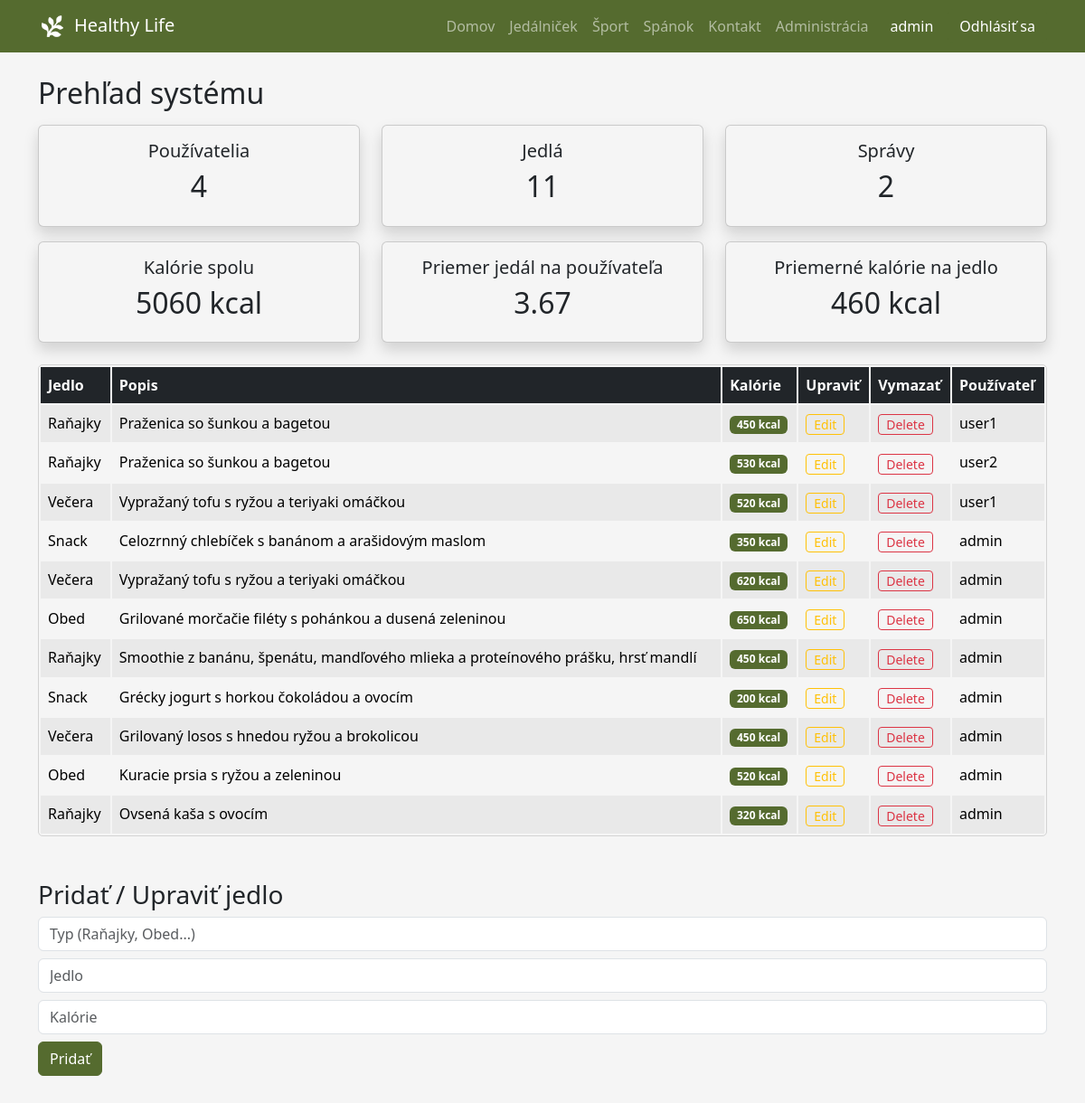
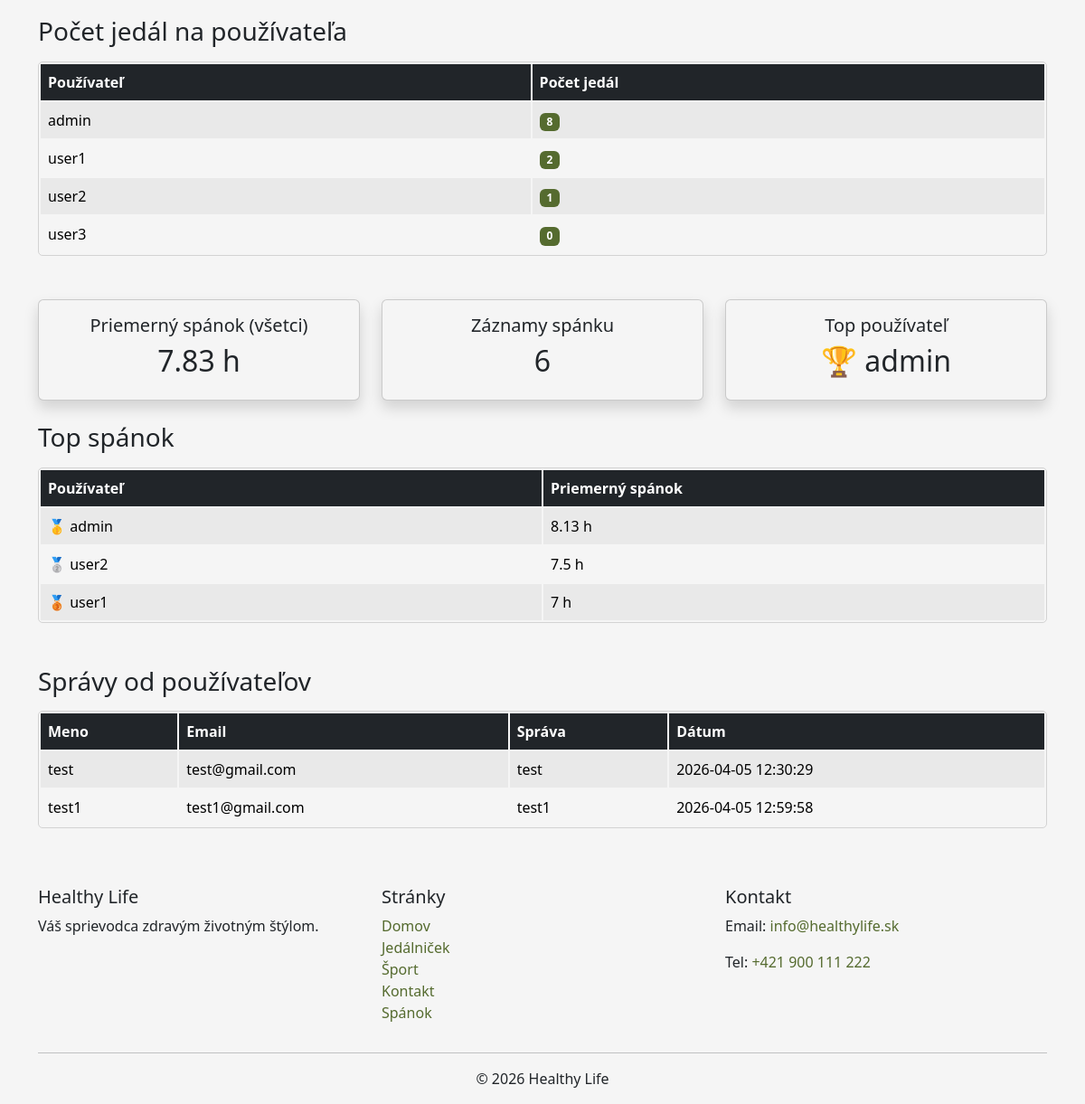
/index.php?page=admin (signed in), run on the app's committed database (2 pictures, top to bottom).
### tables this page shows
CREATE TABLE `meals` (
  `meal_id` int(11) NOT NULL,
  `meal_type` varchar(255) NOT NULL,
  `meal_description` text NOT NULL,
  `calories` int(11) NOT NULL,
  `created_at` timestamp NOT NULL DEFAULT current_timestamp(),
  `user_id` int(11) DEFAULT NULL
);

CREATE TABLE `users` (
  `user_id` int(11) NOT NULL,
  `username` varchar(50) NOT NULL,
  `password` varchar(255) NOT NULL,
  `created_at` timestamp NOT NULL DEFAULT current_timestamp(),
  `role` varchar(20) DEFAULT 'user'
);

### controllers/AdminController.php (called while the page is built, shortened)
<?php
require_once 'models/Meal.php';
require_once 'models/User.php';
require_once 'models/Sleep.php';
class AdminController {
    private $meal;
    private $user;
    public function __construct() {
        $db = new Database();
        $conn = $db->connect();
        $this->meal = new Meal($conn);
        $this->user = new User($conn);
        $this->sleep = new Sleep($conn);
    }
    public function index() {
        $editMeal = null;
        $messages = [];
        $file = 'data/messages.txt';
        if (file_exists($file)) {
            $lines = file($file, FILE_IGNORE_NEW_LINES);
            foreach ($lines as $line) {
                $parts = explode(' | ', $line);
                $data = [
                    'name' => '',
                    'email' => '',
                    'message' => '',
                    'date' => ''
                ];
                foreach ($parts as $part) {
                    if (str_starts_with($part, 'Meno:')) {
                        $data['name'] = trim(str_replace('Meno:', '', $part));
                    }
                    if (str_starts_with($part, 'Email:')) {
                        $data['email'] = trim(str_replace('Email:', '', $part));
                    }
                    if (str_starts_with($part, 'Správa:')) {
                        $data['message'] = trim(str_replace('Správa:', '', $part));
                    }
                    if (str_starts_with($part, 'Dátum:')) {
                        $date = trim(str_replace('Dátum:', '', $part));
                        $data['date'] = trim($date, '[]');
                    }
                }
                $messages[] = $data;
            }
        }
        $totalMeals = $this->meal->countAll();
        $totalUsers = $this->user->countAll();
        $totalMessages = count($messages);
        $totalCalories = $this->meal->getTotalCalories();
        $mealsPerUser = $this->meal->getMealsPerUser();
        $avgMeals = $this->meal->getAverageMealsPerUser();
        $avgCalories = $this->meal->getAverageCalories();
        $globalSleep = $this->sleep->getGlobalAverageSleep();
        $totalSleepEntries = $this->sleep->getTotalSleepEntries();
        $topSleepers = $this->sleep->getTopSleepers();
        $topSleepersArray = $topSleepers->fetchAll(PDO::FETCH_ASSOC);
        $topUser = $topSleepersArray[0] ?? null;
        if (file_exists($file)) {
            $lines = file($file, FILE_IGNORE_NEW_LINES);
            $totalMessages = count($lines);
        }
        $result = $this->meal->getAllAdmin();
        require 'views/admin.php';
    }
}
?>

### models/User.php (called while the page is built, shortened)
<?php
class User {
    private $conn;
    public function __construct($db) {
        $this->conn = $db;
    }
    public function countAll() {
    $query = "SELECT COUNT(*) as total FROM users";
    $stmt = $this->conn->prepare($query);
    $stmt->execute();
    return $stmt->fetch(PDO::FETCH_ASSOC)['total'];
    }
}
?>

### models/Meal.php (called while the page is built, shortened)
<?php
class Meal {
    private $conn;
    private $table = "meals";
    public function __construct($db) {
        $this->conn = $db;
    }
    public function getAllAdmin() {
    $query = "SELECT meals.*, users.username
              FROM meals
              JOIN users ON meals.user_id = users.user_id
              ORDER BY meals.meal_id DESC";
    $stmt = $this->conn->prepare($query);
    $stmt->execute();
    return $stmt;
    }
    public function countAll() {
    $query = "SELECT COUNT(*) as total FROM " . $this->table;
    $stmt = $this->conn->prepare($query);
    $stmt->execute();
    return $stmt->fetch(PDO::FETCH_ASSOC)['total'];
    }
    public function getTotalCalories() {
    $query = "SELECT SUM(calories) as total FROM " . $this->table;
    $stmt = $this->conn->prepare($query);
    $stmt->execute();
    return $stmt->fetch(PDO::FETCH_ASSOC)['total'] ?? 0;
    }
    public function getMealsPerUser() {
    $query = "
        SELECT users.username, COUNT(meals.meal_id) as total_meals
        FROM users
        LEFT JOIN meals ON users.user_id = meals.user_id
        GROUP BY users.user_id
        ORDER BY total_meals DESC";
    $stmt = $this->conn->prepare($query);
    $stmt->execute();
    return $stmt;
    }
    public function getAverageMealsPerUser() {
    $query = "
        SELECT AVG(user_meals) as avg_meals
        FROM (
            SELECT COUNT(meal_id) as user_meals
            FROM meals
            GROUP BY user_id
        ) as subquery";
    $stmt = $this->conn->prepare($query);
    $stmt->execute();
    return round($stmt->fetch(PDO::FETCH_ASSOC)['avg_meals'], 2);
    }
    public function getAverageCalories() {
    $query = "SELECT AVG(calories) as avg_calories FROM " . $this->table;
    $stmt = $this->conn->prepare($query);
    $stmt->execute();
    return round($stmt->fetch(PDO::FETCH_ASSOC)['avg_calories'], 2);
    }
}
?>

### models/Sleep.php (called while the page is built, shortened)
<?php
class Sleep {
    private $conn;
    private $table = "sleep_logs";
    public function __construct($db) {
        $this->conn = $db;
    }
    public function getGlobalAverageSleep() {
    $query = "SELECT AVG(hours) as avg_sleep FROM " . $this->table;
    $stmt = $this->conn->prepare($query);
    $stmt->execute();
    return round($stmt->fetch(PDO::FETCH_ASSOC)['avg_sleep'], 2);
    }
    public function getTopSleepers() {
    $query = "
        SELECT users.username, AVG(sleep_logs.hours) as avg_sleep
        FROM sleep_logs
        JOIN users ON sleep_logs.user_id = users.user_id
        GROUP BY users.user_id
        ORDER BY avg_sleep DESC
        LIMIT 3
    ";
    $stmt = $this->conn->prepare($query);
    $stmt->execute();
    return $stmt;
    }
    public function getTotalSleepEntries() {
    $query = "SELECT COUNT(*) as total FROM " . $this->table;
    $stmt = $this->conn->prepare($query);
    $stmt->execute();
    return $stmt->fetch(PDO::FETCH_ASSOC)['total'];
    }
}
?>

### views/admin.php (the view, shortened to what this page needs)
<div class="container mt-4">
    <h2 class="mb-3">Prehľad systému</h2>
    <div class="row">
        <div class="col-md-4">
            <div class="card text-center p-3 shadow">
                <h5>Používatelia</h5>
                <h2><?php echo $totalUsers; ?></h2>
            </div>
        </div>
        <div class="col-md-4">
            <div class="card text-center p-3 shadow">
                <h5>Jedlá</h5>
                <h2><?php echo $totalMeals; ?></h2>
            </div>
        </div>
        <div class="col-md-4">
            <div class="card text-center p-3 shadow">
                <h5>Správy</h5>
                <h2><?php echo $totalMessages; ?></h2>
            </div>
        </div>
        <div class="col-md-4 mt-3">
            <div class="card text-center p-3 shadow">
                <h5>Kalórie spolu</h5>
                <h2><?php echo $totalCalories; ?> kcal</h2>
            </div>
        </div>
        <div class="col-md-4 mt-3">
            <div class="card text-center p-3 shadow">
                <h5>Priemer jedál na používateľa</h5>
                <h2><?php echo $avgMeals; ?></h2>
            </div>
        </div>
        <div class="col-md-4 mt-3">
            <div class="card text-center p-3 shadow">
                <h5>Priemerné kalórie na jedlo</h5>
                <h2><?php echo $avgCalories; ?> kcal</h2>
            </div>
        </div>
    </div>
    <table class="table table-striped mt-4 table-rounded">
        <thead class="table-dark">
            <tr>
                <th>Jedlo</th>
                <th>Popis</th>
                <th>Kalórie</th>
                <th>Upraviť</th>
                <th>Vymazať</th>
                <?php if ($_SESSION['role'] === 'admin') : ?>
                    <th>Používateľ</th>
                <?php endif; ?>
            </tr>
        </thead>
        <tbody>
            <?php while($row = $result->fetch(PDO::FETCH_ASSOC)) : ?>
                <tr>
                    <td><?php echo $row['meal_type']; ?></td>
                    <td><?php echo $row['meal_description']; ?></td>
                    <td>
                        <span class="badge bg-primary">
                            <?php echo $row['calories']; ?> kcal
                        </span>
                    </td>
                    <td>
                        <a href="index.php?page=admin&edit=<?php echo $row['meal_id']; ?>"
                        class="btn btn-outline-warning btn-sm px-2 py-0">
                        Edit
                        </a>
                    </td>
                    <td>
                        <form method="POST" action="index.php?page=admin" style="display:inline;">
                            <button type="submit" class="btn btn-outline-danger btn-sm px-2 py-0"
                                onclick="return confirm('Ste si istý?')">
                                Delete
                            </button>
                        </form>
                    </td>
                    <?php if ($_SESSION['role'] === 'admin') : ?>
                        <td><?php echo $row['username']; ?></td>
                    <?php endif; ?>
                </tr>
            <?php endwhile; ?>
        </tbody>
    </table>
    <h3 class="mt-5">Pridať / Upraviť jedlo</h3>
    <form method="POST" action="index.php?page=admin">
        <input type="text" name="meal_type"
            value="<?php echo $editMeal['meal_type'] ?? ''; ?>"
            placeholder="Typ (Raňajky, Obed...)" required class="form-control mb-2 bg-white">
        <input type="text" name="meal_description"
            value="<?php echo $editMeal['meal_description'] ?? ''; ?>"
            placeholder="Jedlo" required class="form-control mb-2 bg-white">
        <input type="number" name="calories"
            value="<?php echo $editMeal['calories'] ?? ''; ?>"
            placeholder="Kalórie" required class="form-control mb-2 bg-white">
        <button type="submit" class="btn btn-primary">
            <?php echo $editMeal ? 'Upraviť' : 'Pridať'; ?>
        </button>
    </form>
    <h3 class="mt-5">Počet jedál na používateľa</h3>
    <table class="table table-striped mt-3 table-rounded">
        <thead class="table-dark">
            <tr>
                <th>Používateľ</th>
                <th>Počet jedál</th>
            </tr>
        </thead>
        <tbody>
            <?php while($row = $mealsPerUser->fetch(PDO::FETCH_ASSOC)) : ?>
                <tr>
                    <td><?php echo htmlspecialchars($row['username']); ?></td>
                    <td>
                        <span class="badge bg-primary">
                            <?php echo $row['total_meals']; ?>
                        </span>
                    </td>
                </tr>
            <?php endwhile; ?>
        </tbody>
    </table>
    <div class="row mt-5">
        <div class="col-md-4">
            <div class="card text-center p-3 shadow">
                <h5>Priemerný spánok (všetci)</h5>
                <h2><?php echo $globalSleep; ?> h</h2>
            </div>
        </div>
        <div class="col-md-4">
            <div class="card text-center p-3 shadow">
                <h5>Záznamy spánku</h5>
                <h2><?php echo $totalSleepEntries; ?></h2>
            </div>
        </div>
        <div class="col-md-4">
            <div class="card text-center p-3 shadow">
                <h5>Top používateľ</h5>
                <h2>
                    <?php if ($topUser): ?>
                        🏆 <?php echo $topUser['username']; ?>
                    <?php else: ?>
                        —
                    <?php endif; ?>
                </h2>
            </div>
        </div>
    </div>
    <h3 class="mt-4">Top spánok</h3>
    <table class="table table-striped mt-3 table-rounded">
        <thead class="table-dark">
            <tr>
                <th style="width: 50%;">Používateľ</th>
                <th style="width: 50%;">Priemerný spánok</th>
            </tr>
        </thead>
        <tbody>
            <?php foreach($topSleepersArray as $index => $row) : ?>
                <tr>
                    <td>
                        <?php
                            if ($index == 0) echo "🥇 ";
                            elseif ($index == 1) echo "🥈 ";
                            elseif ($index == 2) echo "🥉 ";
                        ?>
                        <?php echo $row['username']; ?>
                    </td>
                    <td>
                        <?php echo round($row['avg_sleep'], 2); ?> h
                    </td>
                </tr>
            <?php endforeach; ?>
        </tbody>
    </table>
    <h3 class="mt-5">Správy od používateľov</h3>
    <?php if (!empty($messages)) : ?>
    <table class="table table-striped mt-3 table-rounded">
        <thead class="table-dark">
            <tr>
                <th>Meno</th>
                <th>Email</th>
                <th>Správa</th>
                <th>Dátum</th>
            </tr>
        </thead>
        <tbody>
            <?php foreach ($messages as $msg) : ?>
                <tr>
                    <td><?php echo htmlspecialchars($msg['name']); ?></td>
                    <td><?php echo htmlspecialchars($msg['email']); ?></td>
                    <td><?php echo htmlspecialchars($msg['message']); ?></td>
                    <td><?php echo htmlspecialchars($msg['date']); ?></td>
                </tr>
            <?php endforeach; ?>
        </tbody>
    </table>
    <?php else : ?>
        <p class="mt-3">Žiadne správy zatiaľ.</p>
    <?php endif; ?>
</div>

### css/style.css (style rules this page uses)
:root { --bs-primary: darkolivegreen; --bs-primary-rgb: 85, 107, 47; --bs-info-rgb: 189, 183, 107; --bs-success-rgb: 245, 245, 245; --bs-light-rgb: 255, 248, 220; --bs-dark-rgb: 211, 211, 211; --bs-warning-rgb: 245, 245, 220; --bs-danger-rgb: 105, 105, 105; --bs-secondary-rgb: 248, 244, 230; --bs-body-bg: whitesmoke; }
body { padding-top: 60px; }
.btn-primary { --bs-btn-bg: var(--bs-primary); --bs-btn-border-color: var(--bs-primary); --bs-btn-hover-bg: rgb(var(--bs-info-rgb)); --bs-btn-hover-border-color: rgb(var(--bs-info-rgb)); }
.table-rounded { border: 1px solid lightgray; border-radius: 5px; overflow: hidden; border-collapse: separate; }
.table-rounded th, .table-rounded td { border: none; }

### data on the page
meals: meal_type "Raňajky", meal_description "Praženica so šunkou a bagetou", calories "450", user.username "user1"
meals: meal_type "Raňajky", meal_description "Praženica so šunkou a bagetou", calories "530", user.username "user2"
meals: meal_type "Večera", meal_description "Vypražaný tofu s ryžou a teriyaki omáčkou", calories "520", user.username "user1"
meals: meal_type "Snack", meal_description "Celozrnný chlebíček s banánom a arašidovým maslom", calories "350", user.username "admin"
meals: meal_type "Večera", meal_description "Vypražaný tofu s ryžou a teriyaki omáčkou", calories "620", user.username "admin"
meals: meal_type "Obed", meal_description "Grilované morčačie filéty s pohánkou a dusená zeleninou", calories "650", user.username "admin"
meals: meal_type "Raňajky", meal_description "Smoothie z banánu, špenátu, mandľového mlieka a proteínového prášku, hrsť mandlí", calories "450", user.username "admin"
meals: meal_type "Snack", meal_description "Grécky jogurt s horkou čokoládou a ovocím", calories "200", user.username "admin"
meals: meal_type "Večera", meal_description "Grilovaný losos s hnedou ryžou a brokolicou", calories "450", user.username "admin"
meals: meal_type "Obed", meal_description "Kuracie prsia s ryžou a zeleninou", calories "520", user.username "admin"
meals: meal_type "Raňajky", meal_description "Ovsená kaša s ovocím", calories "320", user.username "admin"

### other printed values
$_SESSION['username'] "admin"
$totalUsers "4"
$totalMeals "11"
$totalMessages "2"
$totalCalories "5060"
$avgMeals "3.67"
$avgCalories "460"
$row['username'] "admin"
$row['total_meals'] "8"
$row['username'] "user1"
$row['total_meals'] "2"
$row['username'] "user2"
$row['total_meals'] "1"
$row['username'] "user3"
$row['total_meals'] "0"
